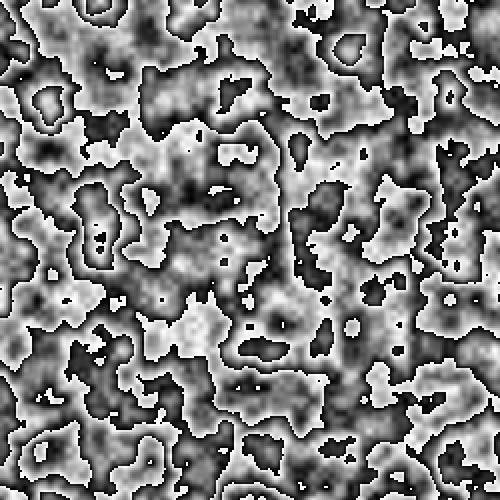
Frame 1 (no input)
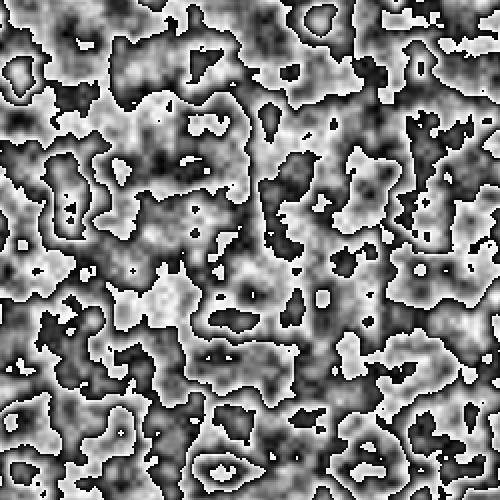
Frame 60 (the mouse pressed at the canvas centre just before this capture)
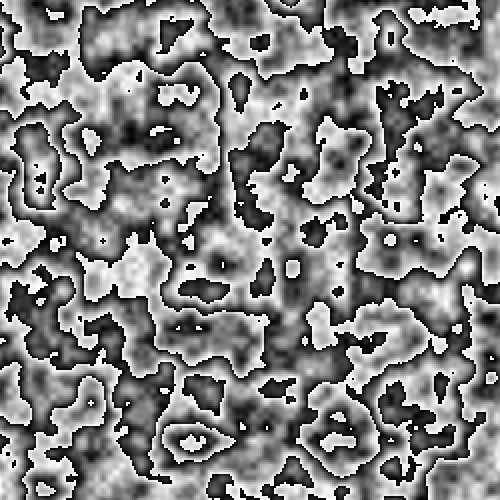
Frame 120 (the mouse held since frame 60 and released just before this capture)

The Processing sketch that drew these frames (run headless with seeded random() and noise(); from frame 60 on, the mouse is pressed at the canvas centre):

// Processing sketch: Moving_Noise
// ── Moving_Noise.pde
int pSize = 2;

void setup(){
  size(500, 500);
  //fullScreen();
}

void draw(){
  float off = float(frameCount)/100;
  noStroke();
  for(float i = 0; i < width; i+=pSize){
    for(float j = 0; j < height; j+=pSize){
      float c = noise(i/height*10+off, j/height*10+off);
      fill(c*1255%255);
      rect(i, j, pSize, pSize);
    }
  }
}
